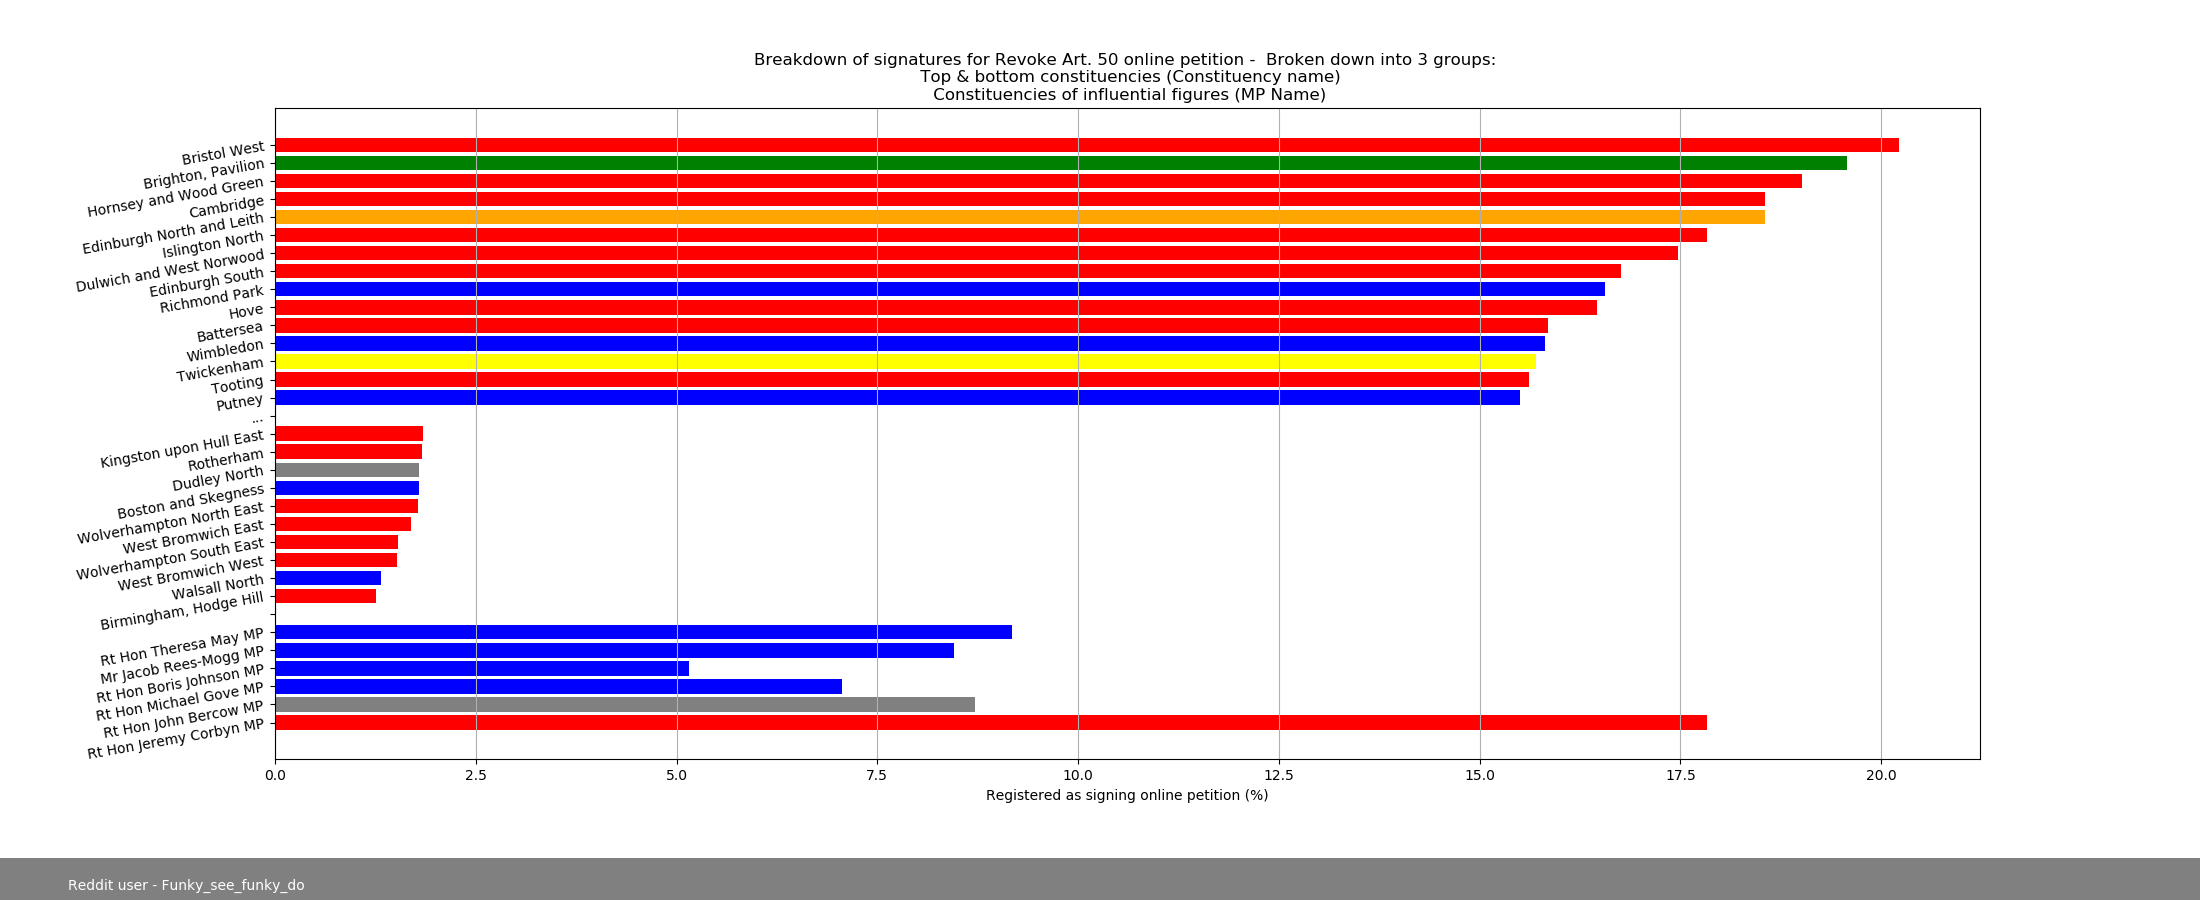

Generate this figure with Python:
# -*- coding: utf-8 -*-
"""
Created on Sat Mar 23 15:54:09 2019

@author: Pete
"""


import pandas as pd
import matplotlib.pyplot as plt


def signaturebar(fig,text,fontsize=10,pad=10,xpos=20,ypos=7.5,
                 rect_kw = {"facecolor":"grey", "edgecolor":None},
                 text_kw = {"color":"w"}):
    w,h = fig.get_size_inches()
    height = ((fontsize+2*pad)/72.)/h
    rect = plt.Rectangle((0,0),1,height, transform=fig.transFigure, clip_on=False,**rect_kw)
    fig.axes[0].add_patch(rect)
    fig.text(xpos/72./h, ypos/72./h, text,fontsize=fontsize,**text_kw)
    fig.subplots_adjust(bottom=fig.subplotpars.bottom+height)

petition_df = pd.read_csv('all.csv')

petition_df['color'] = 'gray'

for idx in range(len(petition_df)):
    if petition_df.loc[idx,'party'] == 'Labour':
        petition_df.loc[idx,'color'] = 'red'
    elif petition_df.loc[idx,'party'] == 'Conservative':
        petition_df.loc[idx,'color'] = 'blue'
    elif petition_df.loc[idx,'party'] == 'Green':
        petition_df.loc[idx,'color'] = 'green'
    elif petition_df.loc[idx,'party'] == 'SNP':
        petition_df.loc[idx,'color'] = 'orange'
    elif petition_df.loc[idx,'party'] == 'Lib Dem':
        petition_df.loc[idx,'color'] = 'yellow'
    
""" influential figues """
tm = petition_df[petition_df['mp']  == 'Rt Hon Theresa May MP'].index.values
jrm = petition_df[petition_df['mp']  == 'Mr Jacob Rees-Mogg MP'].index.values
bj = petition_df[petition_df['mp']  == 'Rt Hon Boris Johnson MP'].index.values
mg = petition_df[petition_df['mp']  == 'Rt Hon Michael Gove MP'].index.values
jb = petition_df[petition_df['mp']  == 'Rt Hon John Bercow MP'].index.values
jc = petition_df[petition_df['mp']  == 'Rt Hon Jeremy Corbyn MP'].index.values

petition_df = petition_df.sort_values('PercSigned', ascending=False)
petition_df = petition_df.reset_index(drop='true')

plot_range_top = list(range(1,16)) 
plot_range_bottom =  list(range(len(petition_df)-10,len(petition_df)))
plot_range_spec = [int(tm), int(jrm), int(bj), int(mg), int(jb), int(jc)]


fig = plt.figure(figsize=[22,9])
plt.title('Breakdown of signatures for Revoke Art. 50 online petition - ' + 
          ' Broken down into 3 groups: ' +
              '\n Top & bottom constituencies (Constituency name)' + 
              '\n Constituencies of influential figures (MP Name)')

plt.barh(petition_df['name'][plot_range_top],100*petition_df['PercSigned'][plot_range_top],color=petition_df['color'][plot_range_top])
plt.barh('...',0)
plt.barh(petition_df['name'][plot_range_bottom],100*petition_df['PercSigned'][plot_range_bottom],color=petition_df['color'][plot_range_bottom])
plt.barh('  ',0)

plt.barh(petition_df['mp'][plot_range_spec],100*petition_df['PercSigned'][plot_range_spec],color=petition_df['color'][plot_range_spec])
plt.grid( which='major', axis='x', zorder=0)
plt.yticks(rotation='10')
plt.gca().invert_yaxis()
plt.xlabel('Registered as signing online petition (%)')
signaturebar(fig,"Reddit user - Funky_see_funky_do")

plt.savefig('plot.png')
